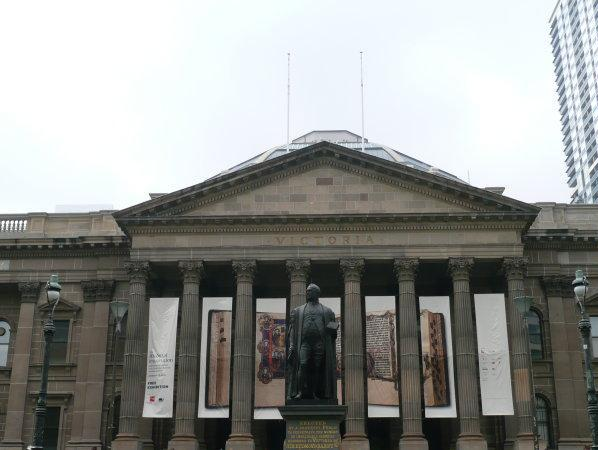
#> input picture images/img1.png, 598 x 450 px
$ python main.py
#> lines starting #> are read from the running program, lines starting #| are printed output that depends on the picture
### modules/feature.py
import cv2
import os


def load_image(image_path):
    """
    Load an image from disk.
    """
#> called with image_path = 'images/img1.png'
    image = cv2.imread(image_path)
#> image is the input picture: shape (450, 598, 3); mean B, G, R 144.3, 147.2, 145.7
    if image is None:
        raise FileNotFoundError(f"Could not load image: {image_path}")
    return image


def resize_if_needed(image, max_width=1000):
    """
    Resize image if it is too large, while keeping aspect ratio.
    """
#> called with max_width = 1000
    height, width = image.shape[:2]
#> height = 450; width = 598

    if width <= max_width:
        return image

    scale = max_width / width
    new_width = int(width * scale)
    new_height = int(height * scale)

    resized = cv2.resize(image, (new_width, new_height))
    return resized


def convert_to_gray(image):
    """
    Convert BGR image to grayscale.
    """
    return cv2.cvtColor(image, cv2.COLOR_BGR2GRAY)


def show_image(window_name, image):
    """
    Display an image.
    """
    cv2.imshow(window_name, image)
    cv2.waitKey(0)
    cv2.destroyAllWindows()


def save_image(output_path, image):
    """
    Save image to disk.
    """
    folder = os.path.dirname(output_path)
    if folder and not os.path.exists(folder):
        os.makedirs(folder)

    cv2.imwrite(output_path, image)


def draw_keypoints(image, keypoints):
    output_image = cv2.drawKeypoints(
        image,
        keypoints,
        None,
        flags=cv2.DRAW_MATCHES_FLAGS_DRAW_RICH_KEYPOINTS
    )
    return output_image
def preprocess_for_sift(image):
    gray = convert_to_gray(image)

    # improves contrast slightly
    gray = cv2.equalizeHist(gray)

    return gray

def get_features(image, max_features=2000):
    """
    Complete pipeline: preprocess + SIFT detection
    """
    gray = preprocess_for_sift(image)

    sift = cv2.SIFT_create(nfeatures=max_features)
    keypoints, descriptors = sift.detectAndCompute(gray, None)

    return keypoints, descriptors, gray

# [4 lines left out: function log_feature_info, not called in this run]

### modules/projection.py
import numpy as np
import cv2

def cylindrical_projection(img, f=700):
    """
    Warp image to cylindrical coordinates

    f = focal length (controls curvature)
    """

    h, w = img.shape[:2]
    cyl = np.zeros_like(img)

    cx = w // 2
    cy = h // 2

    for y in range(h):
        for x in range(w):
            theta = (x - cx) / f
            h_ = (y - cy) / f

            X = np.sin(theta)
            Y = h_
            Z = np.cos(theta)

            x_ = int(f * X / Z + cx)
            y_ = int(f * Y / Z + cy)

            if 0 <= x_ < w and 0 <= y_ < h:
                cyl[y, x] = img[y_, x_]

    return cyl

### modules/pipeline.py
import cv2
import numpy as np

from modules.feature import get_features
from modules.matcher import match_features
from modules.homography import compute_homography, extract_points_from_matches
from modules.transform import compute_global_homographies, normalize_homography
from modules.projection import cylindrical_projection
from modules.postprocess import crop_black_borders, sharpen_image

def compute_pairwise_homographies(images):
    features = []
    pairwise_H = {}
    matches_dict = {}

    print("\n========== FEATURE EXTRACTION ==========")

    # =========================
    # FEATURE EXTRACTION
    # =========================
    for i, img in enumerate(images):
        kp, des, _ = get_features(img)

        if des is None or len(des) < 10:
            raise ValueError(f"Not enough features detected in image {i}")

        print(f"[Image {i}] Keypoints: {len(kp)}")

        features.append((kp, des))

    print("\n========== MATCHING + HOMOGRAPHY ==========")

    # =========================
    # MATCHING + HOMOGRAPHY
    # =========================
    for i in range(len(images) - 1):
        kp1, des1 = features[i]
        kp2, des2 = features[i + 1]

        matches = match_features(des1, des2)
        if len(matches) < 30:
            print(f"[WARNING] Low match count between {i}-{i+1}")
        matches_dict[(i, i + 1)] = matches

        print(f"\n[Pair {i} → {i+1}] Total Matches: {len(matches)}")

        if len(matches) < 10:
            raise ValueError(f"Not enough matches between image {i} and {i+1}")

        src_pts, dst_pts = extract_points_from_matches(kp1, kp2, matches)

        H, mask = compute_homography(src_pts, dst_pts)

        if H is None:
            raise ValueError(f"Homography computation failed between {i} and {i+1}")

        # =========================
        # INLIER REFINEMENT
        # =========================
        inlier_src = src_pts[mask.ravel() == 1]
        inlier_dst = dst_pts[mask.ravel() == 1]

        inliers = int(mask.sum())
        inlier_ratio = inliers / len(matches)
        if inlier_ratio < 0.4:
            print(f"[ERROR] Very weak homography for pair {i}-{i+1}")
            raise ValueError("Homography rejected due to low inlier ratio")

        print(f"[Pair {i} → {i+1}] Inliers: {inliers}")
        print(f"[Pair {i} → {i+1}] Inlier Ratio: {inlier_ratio:.3f}")

        if inlier_ratio < 0.5:
            print(f"[WARNING] Weak homography for pair {i}-{i+1}")

        # refine homography
        H_refined, _ = compute_homography(inlier_src, inlier_dst)
        H = H_refined if H_refined is not None else H

        H = normalize_homography(H)
        if not np.isfinite(H).all():
            raise ValueError("Invalid homography (Inf/NaN detected)")

        print(f"[Pair {i} → {i+1}] Homography:\n{H}")

        # =========================
        # VALIDATION (corners)
        # =========================
        h, w = images[i].shape[:2]
        corners = np.float32([[0,0],[w,0],[w,h],[0,h]]).reshape(-1,1,2)
        transformed = cv2.perspectiveTransform(corners, H)

        print(f"[Pair {i} → {i+1}] Transformed corners:\n{transformed}")

        if np.any(np.isnan(transformed)):
            raise ValueError("Invalid homography (NaN detected)")

        if abs(H[2][0]) > 0.02 or abs(H[2][1]) > 0.02:
            print(f"[WARNING] High perspective distortion in pair {i}-{i+1}")

        pairwise_H[(i, i + 1)] = H

    return features, matches_dict, pairwise_H

def warp_all_images(images, global_H):
    #Compute bounds
    all_corners = []
    for i,img in enumerate(images):
        h,w = img.shape[:2]
        corners = np.float32([[0,0],[w,0],[w,h],[0,h]]).reshape(-1,1,2)
        H_norm = normalize_homography(global_H[i])
        transformed = cv2.perspectiveTransform(corners, H_norm)
        all_corners.append(transformed)

    all_corners = np.concatenate(all_corners, axis=0)

    [xmin, ymin] = np.int32(all_corners.min(axis=0).ravel())
    [xmax, ymax] = np.int32(all_corners.max(axis=0).ravel())

    translation = np.array([[1,0,-xmin],[0,1,-ymin],[0,0,1]], dtype=np.float32)

    width = xmax - xmin
    height = ymax - ymin

    panorama = np.zeros((height, width, 3), dtype=np.float32)
    weight = np.zeros((height, width), dtype=np.float32)

    for i, img in enumerate(images):
        H = normalize_homography(translation @ global_H[i])
        warped = cv2.warpPerspective(img, H, (width, height))

        # mask where image exists
        mask = np.any(warped != 0, axis=2).astype(np.float32)

        # distance transform → gives smooth falloff from edges
        dist = cv2.distanceTransform(mask.astype(np.uint8), cv2.DIST_L2, 5)

        # normalize weights
        dist = dist / (dist.max() + 1e-6)

        # sharpen weights (reduce blending region)
        dist = dist ** 3

        # expand to 3 channels
        weight_map = np.stack([dist]*3, axis=2)

        # accumulate weighted pixels
        panorama += warped * weight_map
        weight += dist

    # avoid division by zero
    weight = np.maximum(weight, 1e-6)

    # normalize
    panorama = panorama / weight[:, :, np.newaxis]

    # convert back to uint8
    panorama = panorama.astype(np.uint8)

    return panorama

def build_panorama(images, ref_index=1):
    print("\n========== BUILDING PANORAMA ==========")

    try:
        # Step 1: Create cylindrical images ONCE here
        print("\n========== CYLINDRICAL PROJECTION ==========")

        cyl_images = []
        for i, img in enumerate(images):
            cyl = cylindrical_projection(img)
            cyl_images.append(cyl)
            print(f"[Image {i}] Cylindrical projection done")

        # Step 2: Use cylindrical images everywhere
        features, matches_dict, pairwise_H = compute_pairwise_homographies(cyl_images)

        print("\n========== GLOBAL HOMOGRAPHIES ==========")
        global_H = compute_global_homographies(pairwise_H, ref_index)

        for i, H in global_H.items():
            print(f"[Image {i} → Ref]:\n{H}")

        print("\n========== WARPING IMAGES ==========")
        panorama = warp_all_images(images, global_H)

        print("\n========== CROPPING ==========")
        panorama = crop_black_borders(panorama)

        print("\n========== SHARPENING ==========")
        panorama = sharpen_image(panorama)

        print(f"\nFinal Panorama Size (Cropped): {panorama.shape}")

        return panorama, features, matches_dict, pairwise_H, global_H

    except Exception as e:
        print("\n[PIPELINE ERROR]", str(e))
        return None, None, None, None, None

### modules/matcher.py
import cv2


def compute_match_stats(matches):
    if not matches:
        return None

    distances = [m.distance for m in matches]

    return {
        "avg": sum(distances) / len(distances),
        "min": min(distances),
        "max": max(distances)
    }


# [17 lines left out: function geometric_filter, not called in this run]


def match_features(
    desc1,
    desc2,
    ratio_thresh=0.72,        # FIXED (was too strict)
    max_matches=150,
    distance_thresh=250,
    cross_check=False,
    kp1=None,
    kp2=None,
    debug=True
):
    """
    Stable feature matcher for panorama stitching
    """

    # ---- Safety checks ----
    if desc1 is None or desc2 is None:
        return []

    if len(desc1) < 2 or len(desc2) < 2:
        return []

    bf = cv2.BFMatcher(cv2.NORM_L2, crossCheck=cross_check)

    # ---- STRICT MODE ----
    if cross_check:
        matches = bf.match(desc1, desc2)
        matches = sorted(matches, key=lambda x: x.distance)

        if debug:
            print(f"[Matcher] Cross-check matches: {len(matches)}")

    # ---- FAST MODE ----
    else:
        knn_matches = bf.knnMatch(desc1, desc2, k=2)

        good_matches = []

        for pair in knn_matches:
            if len(pair) < 2:
                continue

            m, n = pair

            # FIXED: cleaner filtering
            if m.distance < ratio_thresh * n.distance and m.distance < distance_thresh:
                good_matches.append(m)

        if debug:
            print(f"[Matcher] Raw KNN matches: {len(knn_matches)}")
            print(f"[Matcher] After ratio filter: {len(good_matches)}")

        matches = sorted(good_matches, key=lambda x: x.distance)

    # ---- Geometric filtering ----
    #matches = geometric_filter(matches, kp1, kp2)

    if debug:
        print(f"[Matcher] After geometric filter: {len(matches)}")

    # ---- Limit matches ----
    matches = matches[:min(max_matches, len(matches))]

    # ---- Stats ----
    stats = compute_match_stats(matches)

    if debug:
        print(f"[Matcher] Final matches used: {len(matches)}")

        if stats:
            print(
                f"[Matcher] Distance stats → "
                f"avg: {stats['avg']:.2f}, "
                f"min: {stats['min']:.2f}, "
                f"max: {stats['max']:.2f}"
            )

    if len(matches) < 10:
        print("[Matcher WARNING] Too few matches — homography may fail")

    return matches


def draw_matches(img1, kp1, img2, kp2, matches, max_matches=50):
    selected_matches = matches[:max_matches]

    return cv2.drawMatches(
        img1,
        kp1,
        img2,
        kp2,
        selected_matches,
        None,
        flags=cv2.DrawMatchesFlags_NOT_DRAW_SINGLE_POINTS
    )

### modules/homography.py
import cv2
import numpy as np

def extract_points_from_matches(kp1, kp2, matches):
    """
    Convert matched keypoints into coordinate arrays
    kp1, kp2: keypoints from SIFT
    matches: list of good matches
    """
    src_pts = np.float32([kp1[m.queryIdx].pt for m in matches]).reshape(-1,1,2)
    dst_pts = np.float32([kp2[m.trainIdx].pt for m in matches]).reshape(-1,1,2)
    return src_pts, dst_pts


def compute_homography(src_pts, dst_pts):
    if len(src_pts) < 4 or len(dst_pts) < 4:
        raise ValueError("Need at least 4 points for homography")
    """
    Compute homography using RANSAC
    """
    H, mask = cv2.findHomography(src_pts, dst_pts, cv2.RANSAC, 5.0)
    return H, mask

### modules/transform.py
import numpy as np

# [10 lines left out: function chain_homographies, not called in this run]

def get_identity_homography():
    return np.eye(3)

def normalize_homography(H):
    """
    Normalize homography so bottom-right value = 1
    and scale remains stable
    """
    if H is None:
        return None

    if H[2, 2] == 0:
        return H

    H = H / H[2, 2]

    # Optional: stabilize small values
    H[np.abs(H) < 1e-10] = 0

    return H

def compute_global_homographies(pairwise_H, ref_index):
    """
    Convert pairwise homographies into global homographies
    relative to a reference image.

    Args:
        pairwise_H: dict of (i, j) → H (i → j)
        ref_index: index of reference image

    Returns:
        global_H: dict of i → H (i → ref)
    """

    global_H = {}

    # Reference image → identity
    global_H[ref_index] = np.eye(3)

    # Forward direction
    for i in range(ref_index - 1, -1, -1):
        H = pairwise_H[(i, i + 1)]
        global_H[i] = global_H[i + 1] @ H

    # Backward direction
    for i in range(ref_index + 1, len(pairwise_H) + 1):
        H = pairwise_H[(i - 1, i)]
        global_H[i] = np.linalg.inv(H) @ global_H[i - 1]
        global_H[i] = normalize_homography(global_H[i])

    return global_H

### modules/postprocess.py
import cv2
import numpy as np

def crop_black_borders(image):
    """
    Automatically crop black borders from stitched panorama.
    """
    gray = cv2.cvtColor(image, cv2.COLOR_BGR2GRAY)

    # Threshold to separate black vs non-black
    _, thresh = cv2.threshold(gray, 1, 255, cv2.THRESH_BINARY)

    # Find contours
    contours, _ = cv2.findContours(thresh, cv2.RETR_EXTERNAL, cv2.CHAIN_APPROX_SIMPLE)

    if not contours:
        return image

    # Largest contour = actual panorama
    largest = max(contours, key=cv2.contourArea)

    x, y, w, h = cv2.boundingRect(largest)

    cropped = image[y:y+h, x:x+w]

    return cropped

def sharpen_image(image):
    kernel = np.array([
        [0, -1, 0],
        [-1, 5,-1],
        [0, -1, 0]
    ])
    return cv2.filter2D(image, -1, kernel)

### main.py
from modules.feature import (
    load_image,
    resize_if_needed,
    show_image,
    save_image,
    draw_keypoints,
)

from modules.matcher import draw_matches
from modules.pipeline import build_panorama
from modules.projection import cylindrical_projection

def main():
    img_paths = [
        "images/img1.png",
        "images/img2.png",
        "images/img3.png",
    ]

    images = [resize_if_needed(load_image(p)) for p in img_paths]
#> call 2 of load_image, with image_path = 'images/img2.png'
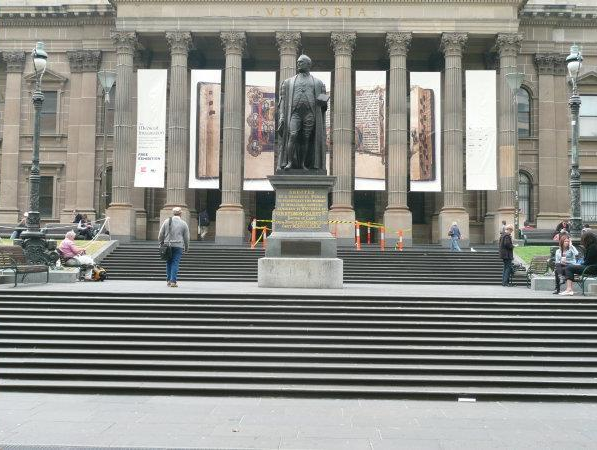
#> input picture images/img2.png, 597 x 450 px
#> in load_image, image is the input picture: shape (450, 597, 3); mean B, G, R 135.2, 141.2, 141.2
#> call 3 of load_image, with image_path = 'images/img3.png'
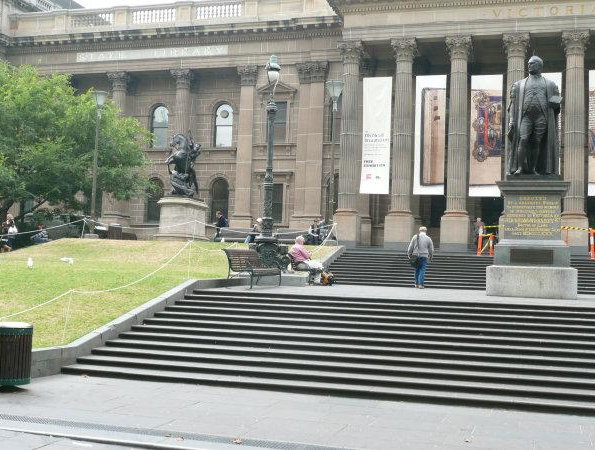
#> input picture images/img3.png, 595 x 450 px
#> in load_image, image is the input picture: shape (450, 595, 3); mean B, G, R 134.7, 145.3, 142.6
#> images = 3 items

    for i, img in enumerate(images):
        print(f"Image {i} loaded successfully. Shape:", img.shape)
#> this loop made 3 passes
#| Image 0 loaded successfully. Shape: (450, 598, 3)
#| Image 1 loaded successfully. Shape: (450, 597, 3)
#| Image 2 loaded successfully. Shape: (450, 595, 3)

    for i, img in enumerate(images):
        cyl = cylindrical_projection(img)
        save_image(f"outputs/cylindrical_{i}.jpg", cyl)
        show_image(f"Cylindrical Image {i}", cyl)
#> this loop made 3 passes
#> (w in cylindrical_projection, cx in cylindrical_projection) on passes 1 to 3: (598, 299), (597, 298), (595, 297)
#> pass 1, in main, `cyl = cylindrical_projection(img)`:
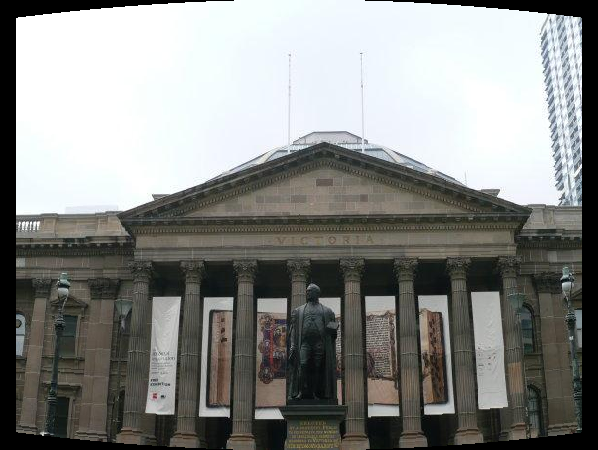
#> cyl: shape (450, 598, 3); mean B, G, R 133.1, 135.7, 134.4
#> pass 2, in main, `cyl = cylindrical_projection(img)`:
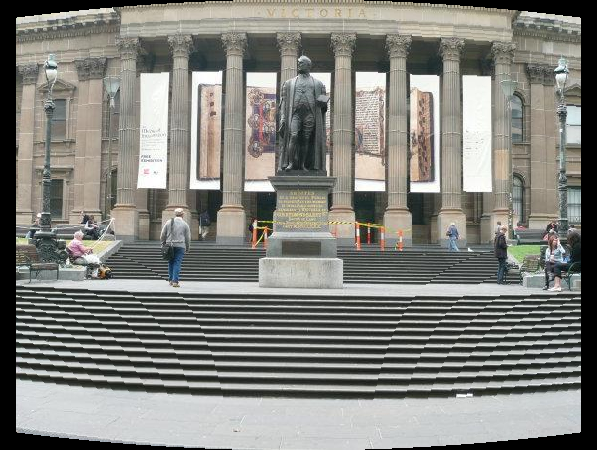
#> cyl: shape (450, 597, 3); mean B, G, R 124.8, 130.4, 130.4
#> pass 3, in main, `cyl = cylindrical_projection(img)`:
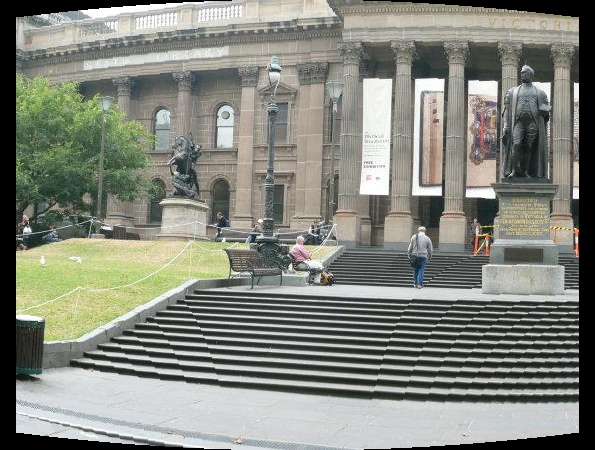
#> cyl: shape (450, 595, 3); mean B, G, R 124.9, 134.4, 132

    print("\nBuilding panorama using pipeline...")

    panorama, features, matches_dict, pairwise_H, global_H = build_panorama(images)
#> the loop in build_panorama, `for i, img in enumerate(images):` made 3 passes
#> (printed output is left out)
#> the loop in compute_pairwise_homographies, `for i, img in enumerate(images):` made 3 passes
#| [Image 0] Keypoints: 1274
#| [Image 1] Keypoints: 1814
#| [Image 2] Keypoints: 1828
#> pass 1, in preprocess_for_sift, `gray = cv2.equalizeHist(gray)`:
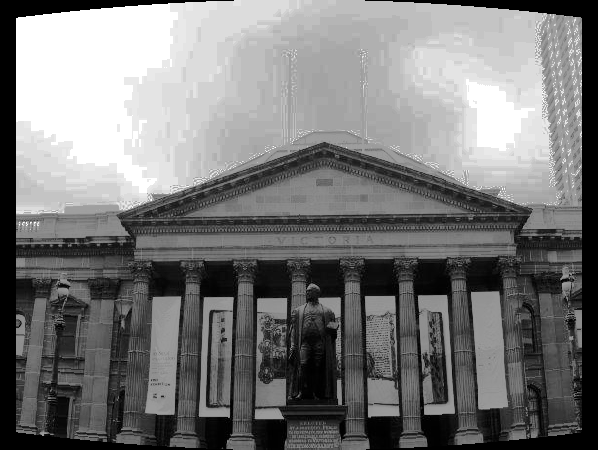
#> gray: shape (450, 598); min 0, max 255, mean 119.8
#> pass 2, in preprocess_for_sift (call 2), `gray = cv2.equalizeHist(gray)`:
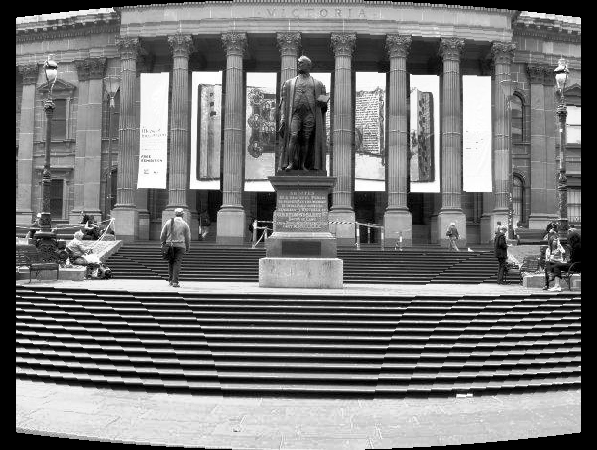
#> gray: shape (450, 597); min 0, max 255, mean 118.3
#> the loop in compute_pairwise_homographies, `for i in range(len(images) - 1):` made 2 passes
#> (knn_matches in match_features, matches, stats in match_features, inliers, inlier_ratio, h, w, corners) on passes 1 to 2: (1274 matches, 150 matches, {'avg': 95.31, 'min': 35.76, 'max': 131.7}, 115, 0.767, 450, 598, [[0, 0], [598, 0], [598, 450], [0, 450]]), (1814 matches, 150 matches, {'avg': 80.88, 'min': 29.61, 'max': 120.1}, 109, 0.727, 450, 597, [[0, 0], [597, 0], [597, 450], [0, 450]])
#> (printed output is left out)
#> (the rest of the program and of its run is left out)
